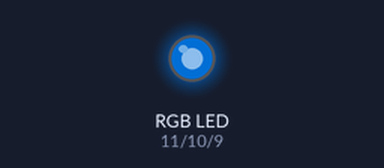
The sketch below on a simulated Arduino Uno, built with avr-gcc and run on an emulated ATmega328P. Shown: an RGB LED mixed from three pins (HIGH = lit). Dim RGB values are drawn brighter than linear; random numbers use the default seed unless the sketch sets one.

Above: at 0.1 s.
At 5.1 s:
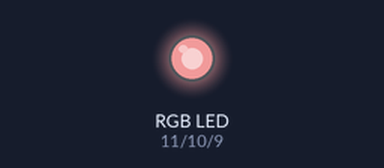
At 9.6 s:
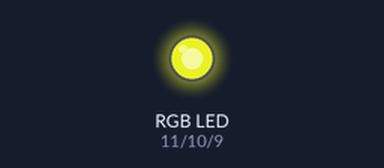
At 19.6 s:
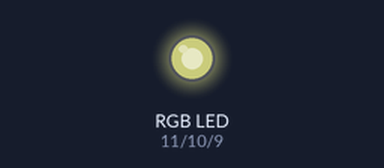
At 29.1 s:
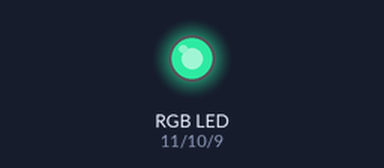
At 39.1 s:
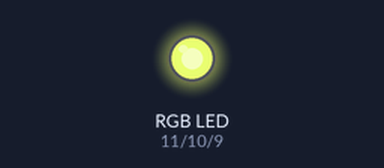
Timing chart, 0 to 40.0 s (numbered marks = the images above):
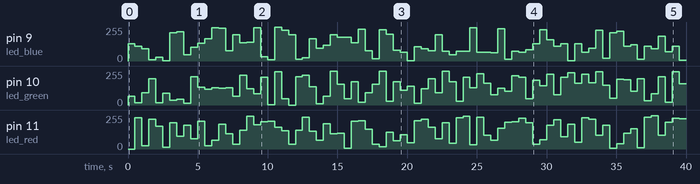

The sketch:

3color_ex01.ino
```cpp
int led_red = 11;
int led_green = 10;
int led_blue = 9;

void setup() {
  pinMode(led_red, OUTPUT);
  pinMode(led_green, OUTPUT);
  pinMode(led_blue, OUTPUT);

  randomSeed(analogRead(A0));
}

void loop() {
  analogWrite(led_red, random(256));
  analogWrite(led_green, random(256));
  analogWrite(led_blue, random(256));
  delay(500);
}
```

Measured:
- by itself, pin 9 (led_blue): 0/255 → 130/255 at 0.00 s, → 112/255 0.50 s later, → 91/255 0.50 s later, → 9/255 0.50 s later, … (80 changes in this stretch)
- by itself, pin 10 (led_green): 0/255 → 67/255 at 0.00 s, → 16/255 0.50 s later, → 91/255 0.50 s later, → 196/255 0.50 s later, … (80 changes in this stretch)
